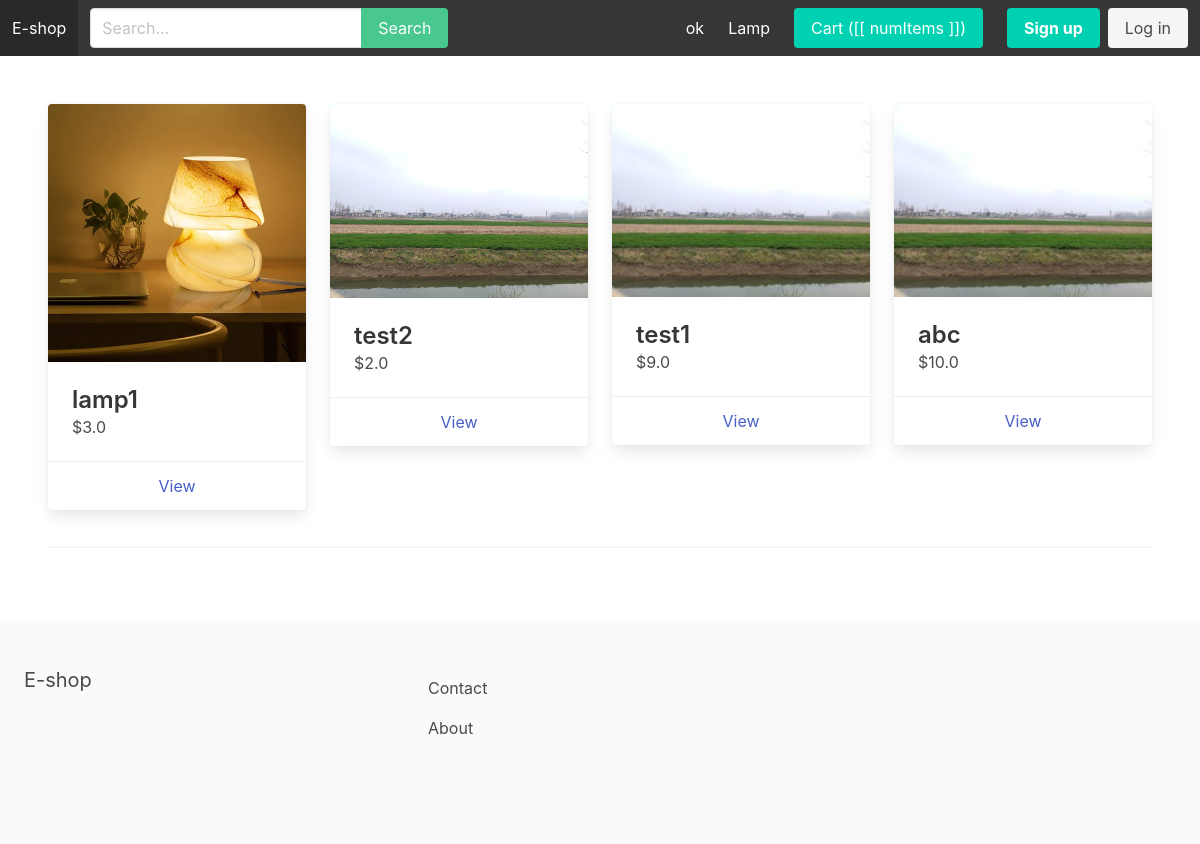
The page / on the database its author committed.
### apps/store/models.py (models this page shows, shortened)
class Category(models.Model):
    title = models.CharField(max_length=255)
    slug = models.SlugField(max_length=255)
    ordering = models.IntegerField(default=0)
    class Meta:
        verbose_name_plural = 'Categories'
        ordering = ('ordering',)

class Product(models.Model):
    category = models.ForeignKey(Category, related_name='products', on_delete=models.CASCADE)
    title = models.CharField(max_length=255)
    slug = models.SlugField(max_length=255)
    description = models.TextField(blank=True, null=True)
    price = models.FloatField()
    num_available = models.IntegerField(default=1)
    num_visits = models.IntegerField(default=0)
    last_visit = models.DateTimeField(blank=True, null=True)
    image = models.ImageField(upload_to='uploads/', blank=True, null=True)
    thumbnail = models.ImageField(upload_to='uploads/', blank=True, null=True)
    date_added = models.DateTimeField(auto_now_add=True)
    class Meta:
        ordering = ('-date_added',)
    """def save(self, *args, **kwargs):
        self.thumbnail = self.make_thumbnail(self.image)

        super().save(*args, **kwargs)"""
    def get_thumbnail(self):
        if self.thumbnail:
            return self.thumbnail.url

### apps/core/views.py (the view)
# urls.py: path('', frontpage, name='frontpage'),
def frontpage(request):
    products = Product.objects.all()
    featured_categories = Category.objects.all()
    popular_products = Product.objects.all().order_by('-num_visits')[0:4]
    recently_viewed_products = Product.objects.all().order_by('-last_visit')[0:4]
    context = {
        'products': products,
        'featured_categories': featured_categories,
        'popular_products': popular_products,
        'recently_viewed_products': recently_viewed_products
    }
    return render(request, 'frontpage.html', context)

### apps/cart/cart.py (called while the page is built)
    def __iter__(self):
        product_ids = self.cart.keys()
        product_clean_ids = []
        for p in product_ids:
            product_clean_ids.append(p)
            self.cart[str(p)]['product'] = Product.objects.get(pk=p)
        for item in self.cart.values():
            item['total_price'] = float(item['price']) * int(item['quantity'])
            yield item

    def get_total_length(self):
        return sum(int(item['quantity']) for item in self.cart.values())

    def get_total_cost(self):
        return sum(float(item['total_price']) for item in self)

### apps/cart/context_processors.py (called while the page is built)
def cart(request):
    return {'cart': Cart(request)}

### apps/store/context_processors.py (called while the page is built)
def menu_categories(request):
    categories = Category.objects.all()
    return {'menu_categories': categories}

### apps/core/templates/frontpage.html (shortened to what this page needs)
{% extends 'base.html' %}
{% block content %}
    {% with products as list_products %}
        {% include 'parts/product_list.html' %}
    {% endwith %}
    <hr>
{% endblock %}

### apps/core/templates/base.html (shortened to what this page needs)
{% load static %}
<!DOCTYPE html>
<html>
	<head>
		<link rel="stylesheet" href="https://cdn.jsdelivr.net/npm/bulma@0.9.0/css/bulma.min.css">
		<link rel="stylesheet" href="{% static 'main.css' %}">
	</head>
	<body>
		<nav class="navbar is-dark" id="navbarapp">
			<div class="navbar-brand">
				<a class="navbar-item" href="{% url 'frontpage' %}">E-shop</a>
			</div>
			<div id="main-navbar" class="navbar-menu" :class="{ 'is-active': menuClass }">
				<div class="navbar-start">
					<div class="navbar-item">
						<form method="get" action="{% url 'search' %}">
							<div class="field has-addons">
								<div class="control">
									<input type="text" class="input" placeholder="Search..." name="query">
								</div>
								<div class="control">
									<button class="button is-success">Search</button>
								</div>
							</div>
						</form>
					</div>
				</div>
				<div class="navbar-end">
					{% for category in menu_categories %}
						{% if not category.children.all %}
                        	<a href="{% url 'category_detail' category.slug %}" class="navbar-item">{{ category.title }}</a>
						{% endif %}
					{% endfor %}
					<div class="navbar-item">
						<a href="{% url 'cart' %}" class="button is-primary">Cart ([[ numItems ]])</a>
					</div>
					{% if request.user.is_authenticated %}
						<div class="navbar-item">
							<a href="{% url 'myaccount' %}" class="button is-light">My account</a>
						</div>
					{% else %}
						<div class="navbar-item">
							<div class="buttons">
								<a href="{% url 'signup' %}" class="button is-primary"><strong>Sign up</strong></a>
								<a href="{% url 'login' %}" class="button is-light">Log in</a>
							</div>
						</div>
					{% endif %}
				</div>
			</div>
		</nav>
		<section class="section">
			{% block content %}
            {% endblock %}
		</section>
		<footer class="footer">
			<div class="columns">
				<div class="column is-4">
					<h2 class="subtitle">E-shop</h2>
				</div>
				<div class="column is-8">
					<a href="{% url 'contact' %}" class="navbar-item">Contact</a>
					<a href="{% url 'about' %}" class="navbar-item">About</a>
				</div>
			</div>
		</footer>
	</body>
</html>

### apps/store/templates/parts/product_list.html
<div class="columns is-multiline">
    {% for p in list_products %}
        <div class="column is-3">
            <div class="card">
                <div class="card-image">
                    <figure class="image">
                        <img src="{{ p.get_thumbnail }}">
                    </figure>
                </div>
                <div class="card-content">
                    <div class="media">
                        <div class="media-content">
                            <p class="title is-4">{{ p.title }}</p>
                            <p class="subtitle is-6">${{ p.price }}</p>
                        </div>
                    </div>
                </div>
                <footer class="card-footer">
                    <a href="{% url 'product_detail' p.category.slug p.slug %}" class="card-footer-item">View</a>
                </footer>
            </div>
        </div>
    {% endfor %}
</div>

### rows shown on the page
Category: title "ok"
Category: title "Lamp"
Product: get_thumbnail (picture), title "lamp1", price "3.0"
Product: get_thumbnail (picture), title "test2", price "2.0"
Product: get_thumbnail (picture), title "test1", price "9.0"
Product: get_thumbnail (picture), title "abc", price "10.0"
